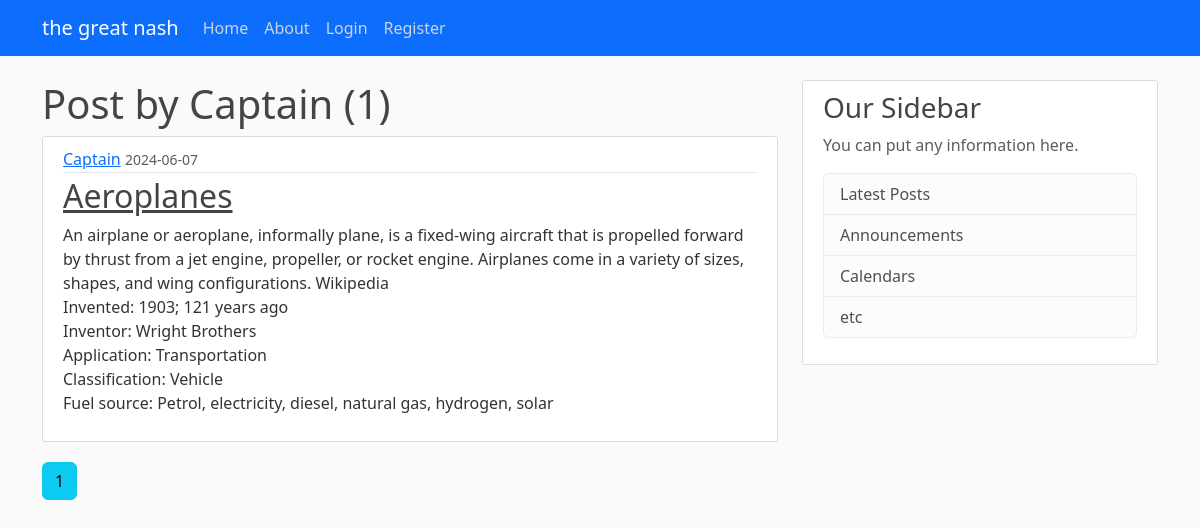
Screenshot of /user/Captain with the database file from the repository.
### app/models.py (models this page shows, shortened)
class User(db.Model, UserMixin):
    id = db.Column(db.Integer, primary_key=True)
    username = db.Column(db.String(12), unique=True, nullable=False)
    email = db.Column(db.String(120), unique=True, nullable=False)
    image_file = db.Column(db.String(20), nullable=False, default='default.jpeg')
    password = db.Column(db.String(60), nullable=False)
    posts = db.relationship("Post", backref='author', lazy=True)

class Post(db.Model):
    id = db.Column(db.Integer, primary_key=True)
    title = db.Column(db.String(100), nullable=False)
    content = db.Column(db.Text, nullable=False)
    date_posted = db.Column(db.DateTime, nullable=False, default=datetime.utcnow)
    user_id = db.Column(db.Integer, db.ForeignKey('user.id'), nullable=False)

### app/route.py (the view)
@app.route("/user/<string:username>")
def user_posts(username):
    user= User.query.filter_by(username=username).first_or_404()
    page= request.args.get('page', 1, type=int)
    posts = Post.query.filter_by(author=user).order_by(Post.date_posted.desc()).paginate(per_page=5, page=page)
    return render_template('user_posts.html', user=user, posts=posts)

### app/templates/user_posts.html
{% extends "base.html" %}
{% block content %}
<h1>Post by {{ user.username }} ({{ posts.total }})</h1>
{% for post in posts.items %}
<article class="media content-section">
    <div class="media-body">
      <div class="article-metadata">
        <a class="mr-2" href="{{ url_for('user_posts', username=post.author.username) }}">{{ post.author.username }}</a>
        <small class="text-muted">{{ post.date_posted.strftime('%Y-%m-%d') }}</small>
      </div>
      <h2><a class="article-title" href="{{ url_for('post',post_id=post.id) }}">{{ post.title }}</a></h2>
      <p class="article-content">{{ post.content }}</p>
    </div>
  </article>
{% endfor %}
{% for page_num in posts.iter_pages() %}
{% if page_num %}
{% if posts.page == page_num %}
<a class="btn btn-info mb-4" href="{{url_for('user_posts',username=user.username, page=page_num)}}">{{ page_num }}</a>
{% else  %}
<a class="btn btn-outline-info mb-4" href="{{url_for('user_posts',username=username, page=page_num)}}">{{ page_num }}</a>
{% endif %}
{% else  %}
...
{% endif %}
{% endfor %}
{% endblock %}

### app/static/main.css (style rules this page uses)
body { background: #fafafa; color: #333333; margin-top: 5rem; }
h1, h2, h3, h4, h5, h6 { color: #444444; }
.content-section { background: #ffffff; padding: 10px 20px; border: 1px solid #dddddd; border-radius: 3px; margin-bottom: 20px; }
.article-title { color: #444444; }
.article-content { white-space: pre-line; }
.article-metadata { padding-bottom: 1px; margin-bottom: 4px; border-bottom: 1px solid #e3e3e3 }

### rows the page displays
User: username "Captain"
Post: author.username "Captain", date_posted "2024-06-07", title "Aeroplanes", content "An airplane or aeroplane, informally plane, is a fixed-wing aircraft that is propelled forward by thrust from a jet engine, propeller, or rocket engine. Airplanes come in a variety of sizes, shapes, and wing configurations. Wikipedia Invented: 1903; 121 years ago Inventor: Wright Brothers Application: Transportation Classification: Vehicle Fuel source: Petrol, electricity, diesel, natural gas, hydrogen, solar"

### other values shown
{{ posts.total }} "1"
{{ page_num }} "1"
